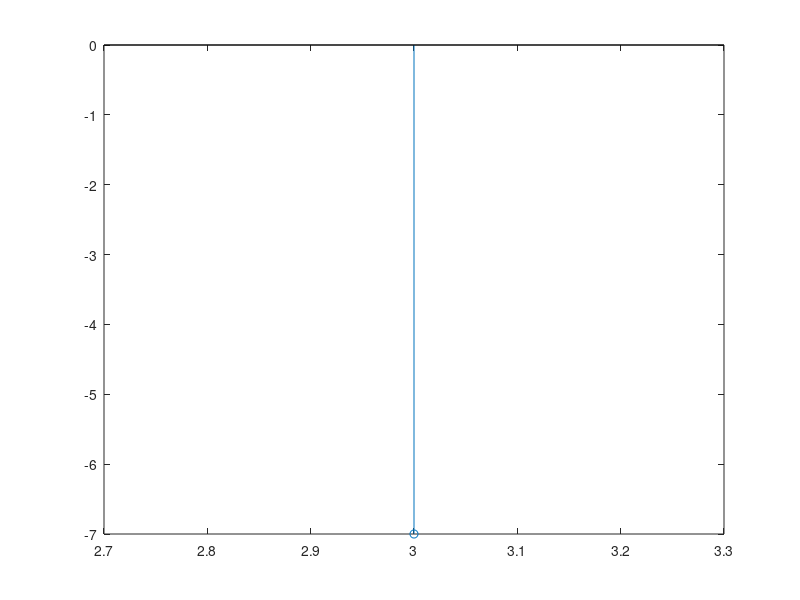

The MATLAB script that drew this image:
clc
clear
Digital_signal = [1 1 1 0 0 0];
qam64_signal=zeros(1,length(Digital_signal)/6);
Real_part=zeros(1,length(qam64_signal));
Imag_part=zeros(1,length(qam64_signal));
bitmap=[-7 -5 -1 -3 7 5 1 3];
m=1;
 for l=1:6:length(Digital_signal)
  x=Digital_signal(l)*(2^2)+Digital_signal(l+1)*(2)+Digital_signal(l+2);
  y=Digital_signal(l+3)*(2^2)+Digital_signal(l+4)*(2)+Digital_signal(l+5);
  qam64_signal(m)=bitmap(x+1)+(bitmap(y+1)*i);
  Real_part(m)=real(qam64_signal(m));    
  Imag_part(m)=imag(qam64_signal(m)); 
  m=m+1;
 end
stem(Real_part,Imag_part)